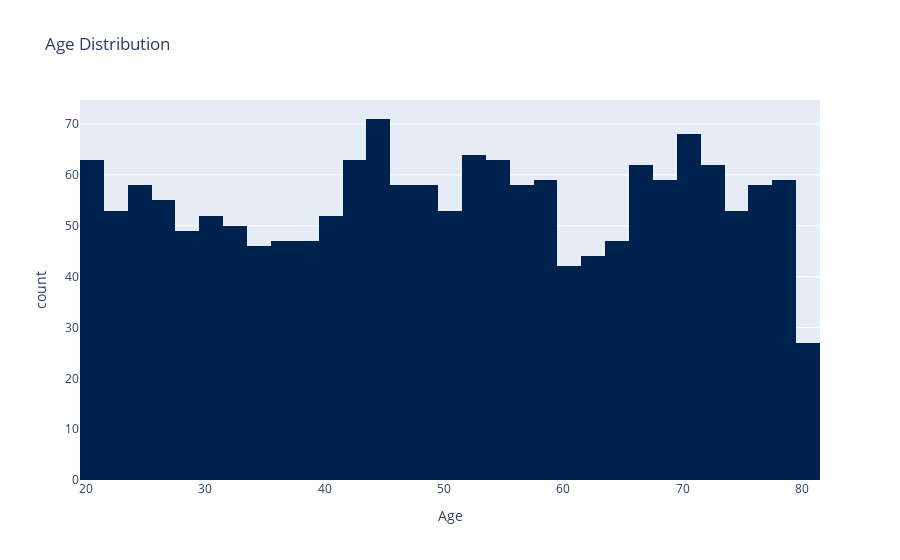
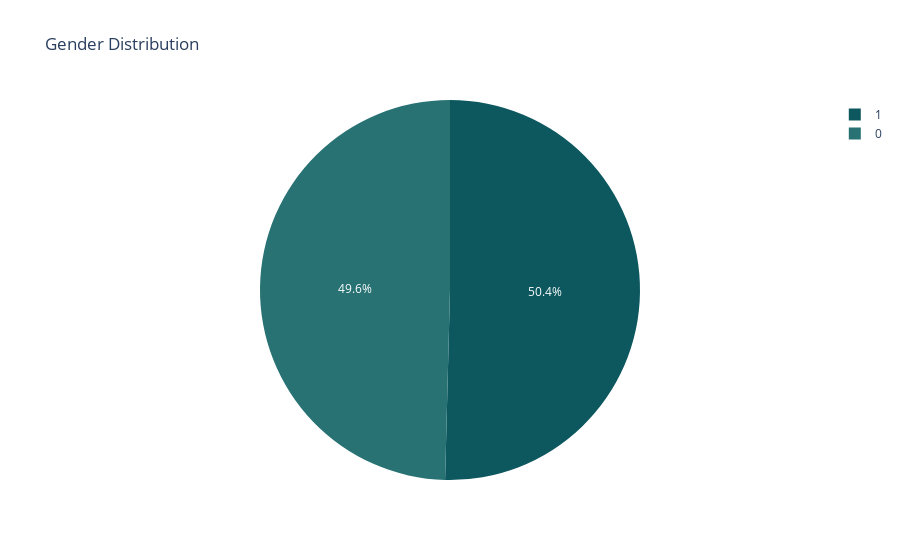
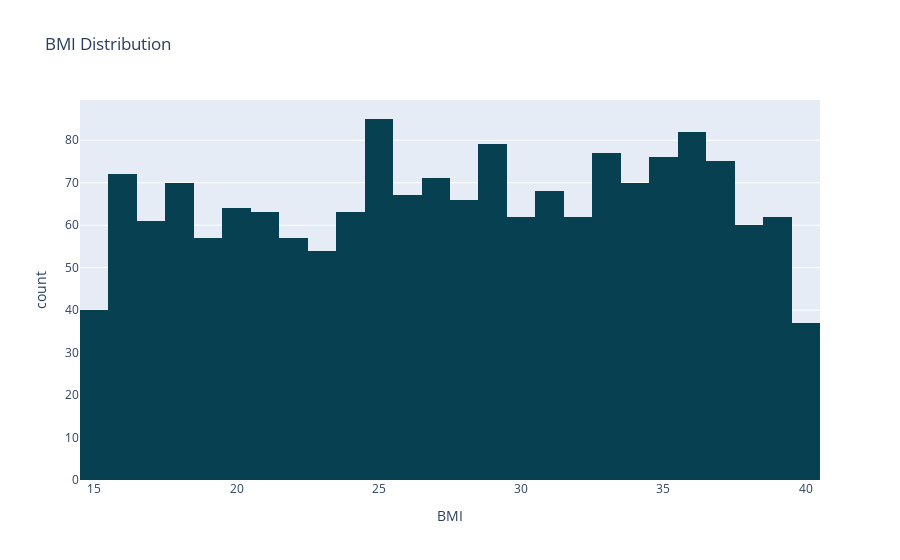
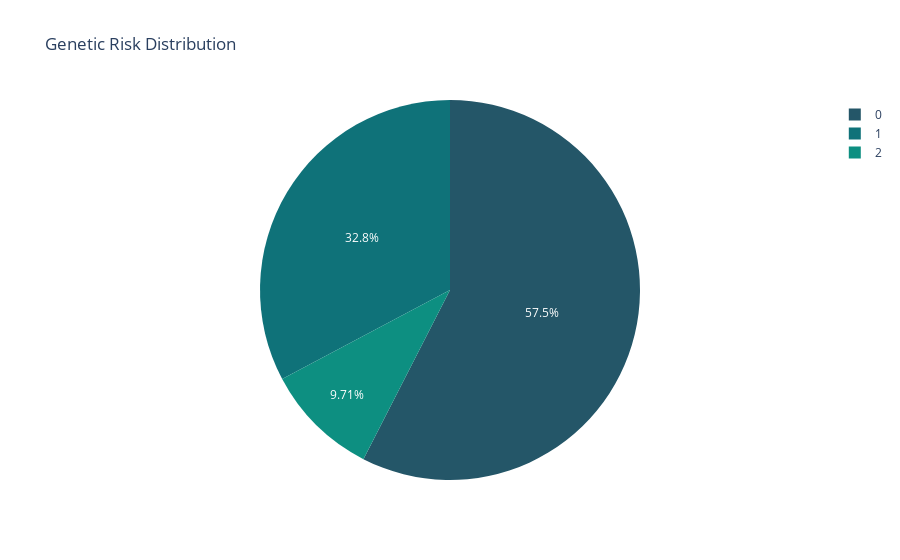

Notebook source saved alongside these figures, in order:
### Code cell
# Importing necessary libraries for data manipulation and visualization
import pandas as pd
import numpy as np
import matplotlib.pyplot as plt
import seaborn as sns
import plotly.express as px

# Libraries for machine learning
from sklearn.model_selection import train_test_split
from sklearn.preprocessing import StandardScaler, PolynomialFeatures
from sklearn.metrics import accuracy_score, classification_report, confusion_matrix

# Models
from sklearn.ensemble import GradientBoostingClassifier, RandomForestClassifier, AdaBoostClassifier, ExtraTreesClassifier, StackingClassifier
from sklearn.svm import SVC
from sklearn.neighbors import KNeighborsClassifier
from sklearn.neural_network import MLPClassifier
from catboost import CatBoostClassifier
from xgboost import XGBClassifier
from lightgbm import LGBMClassifier
from sklearn.linear_model import LogisticRegression
from sklearn.tree import DecisionTreeClassifier

# SMOTE for class imbalance handling
from imblearn.over_sampling import SMOTE

# Suppressing warnings
import warnings
warnings.filterwarnings('ignore')

# Pandas display settings
pd.set_option('display.max_columns', None)
pd.set_option('display.width', None)
pd.set_option('display.float_format', lambda x: f'{x:.3f}')
pd.set_option('display.expand_frame_repr', False)

# Load the liver disease dataset
data = pd.read_csv("Liver_disease_data.csv")

# Display the first few rows of the dataset
data.head()

# Dataset overview
print(f"Dataset Dimensions: {data.shape}")
data.info()

# Descriptive statistics of the dataset
data.describe()

# Checking for missing values
print("Missing Values:")
print(data.isnull().sum())

# Fill missing values with median (or use a different strategy)
data.fillna(data.median(), inplace=True)

# Data visualization
# Age distribution
px.histogram(data, x="Age", title="Age Distribution", color_discrete_sequence=px.colors.sequential.Cividis).show()

# Gender distribution
px.pie(data, names="Gender", title="Gender Distribution", color_discrete_sequence=px.colors.sequential.Mint_r).show()

# BMI distribution
px.histogram(data, x="BMI", title="BMI Distribution", color_discrete_sequence=px.colors.sequential.Emrld_r).show()

# Alcohol consumption distribution
plt.figure(figsize=(10, 6))
sns.kdeplot(data=data, x='AlcoholConsumption', hue='Diagnosis', fill=True, palette='Set1')
plt.title('Alcohol Consumption Distribution by Diagnosis')
plt.xlabel('Alcohol Consumption Level')
plt.ylabel('Density')
plt.show()


# List of categorical columns for countplots
categorical_columns = ['Gender', 'Smoking', 'Diabetes', 'Hypertension']

# Create countplots for each categorical column with 'Diagnosis' as the hue
for i, col in enumerate(categorical_columns):
    plt.figure(i)
    sns.countplot(data=data, x=col, hue='Diagnosis', palette='Set2')
    plt.title(f'Distribution of {col} by Diagnosis')
    plt.xlabel(col)
    plt.ylabel('Count')
    plt.xticks(ticks=[0, 1], labels=['No', 'Yes'])  # Optional: Adjust x-ticks to meaningful labels
    plt.legend(title='Diagnosis', loc='upper right')
    plt.show()

# Genetic Risk distribution
px.pie(data, names="GeneticRisk", title="Genetic Risk Distribution", color_discrete_sequence=px.colors.sequential.Aggrnyl).show()

# Liver Function Test distribution
px.histogram(data, x="LiverFunctionTest", title="Liver Function Test Distribution", color_discrete_sequence=px.colors.sequential.ice).show()


# Correlation matrix heatmap
corr_matrix = data.corr()
plt.figure(figsize=(10, 10))
sns.heatmap(corr_matrix, annot=True, cmap="coolwarm")
plt.show()

# Splitting data into features (X) and target (y)
X = data.drop("Diagnosis", axis=1)
y = data["Diagnosis"]

# Handling categorical features
X = pd.get_dummies(X, drop_first=True)

# Splitting the dataset into training and testing sets
X_train, X_test, y_train, y_test = train_test_split(X, y, test_size=0.2, random_state=42)

# Scaling the data
scaler = StandardScaler()
X_train_scaled = scaler.fit_transform(X_train)
X_test_scaled = scaler.transform(X_test)

# Data Augmentation using SMOTE to handle class imbalance
smote = SMOTE(random_state=42)
X_train_bal, y_train_bal = smote.fit_resample(X_train_scaled, y_train)

# Feature Engineering: Polynomial Features for capturing interactions between features
poly = PolynomialFeatures(degree=2, include_bias=False)
X_train_bal_poly = poly.fit_transform(X_train_bal)
X_test_poly = poly.transform(X_test_scaled)

# Function to generate synthetic data
def generate_synthetic_data(X, y, n_samples=1000):
    """
    Generate synthetic data using a random sample approach.
    """
    while True:
        # Randomly sample the data
        indices = np.random.choice(range(X.shape[0]), size=n_samples, replace=True)
        X_synthetic = X[indices]
        y_synthetic = y.iloc[indices]
        
        yield X_synthetic, y_synthetic

# Create a generator instance
synthetic_data_generator = generate_synthetic_data(X_train_scaled, y_train)

# Generate synthetic data
X_train_synthetic, y_train_synthetic = next(synthetic_data_generator)

# Append synthetic data to the original training set
X_train_augmented = np.vstack((X_train_scaled, X_train_synthetic))
y_train_augmented = pd.concat([y_train, y_train_synthetic], axis=0)

# Feature Engineering on augmented data
X_train_augmented_poly = poly.fit_transform(X_train_augmented)

# Model initialization
model_dict = {
    "Random Forest": RandomForestClassifier(n_estimators=100, random_state=42),
    "CatBoost": CatBoostClassifier(iterations=100, random_state=42),
    "XGBoost": XGBClassifier(n_estimators=100, random_state=42),
    "LightGBM": LGBMClassifier(n_estimators=100, random_state=42),
    "Gradient Boosting": GradientBoostingClassifier(n_estimators=100, random_state=42),
    "SVM": SVC(kernel="rbf", C=1, random_state=42),
    "KNN": KNeighborsClassifier(n_neighbors=5),
    "Neural Network": MLPClassifier(hidden_layer_sizes=(10, 10), random_state=42),
    "Logistic Regression": LogisticRegression(random_state=42),
    "AdaBoost": AdaBoostClassifier(n_estimators=100, random_state=42),
    "Extra Trees": ExtraTreesClassifier(n_estimators=100, random_state=42),
}

# Stacking model with multiple estimators
stacking_clf = StackingClassifier(
    estimators=[ 
        ('rf', RandomForestClassifier(n_estimators=100, random_state=42)),
        ('gb', GradientBoostingClassifier(n_estimators=100, random_state=42)),
        ('svc', SVC(kernel="rbf", C=1, probability=True, random_state=42)),
    ],
    final_estimator=LogisticRegression()
)

model_dict["Stacking Classifier"] = stacking_clf

# Training the models on the augmented and engineered dataset
for model_name, model_instance in model_dict.items():
    model_instance.fit(X_train_augmented_poly, y_train_augmented)

# Evaluating the models
results = {}
for model_name, model_instance in model_dict.items():
    y_pred = model_instance.predict(X_test_poly)
    results[model_name] = accuracy_score(y_test, y_pred)
    print(f"{model_name} Accuracy: {results[model_name]:.2f}")

    # Detailed classification report for each model
    print(f"\nClassification Report for {model_name}:\n")
    print(classification_report(y_test, y_pred))
    
    # Confusion matrix for each model
    cm = confusion_matrix(y_test, y_pred)
    sns.heatmap(cm, annot=True, fmt='g', cmap='Blues')
    plt.title(f"Confusion Matrix for {model_name}")
    plt.show()

# Find the best model
top_model_name = max(results, key=results.get)
top_model_acc = results[top_model_name]
print(f"Top-performing model: {top_model_name} with accuracy: {top_model_acc:.2f}")

# Plotting model accuracies
model_names = list(results.keys())
accuracies = list(results.values())

# Creating a bar plot for model accuracies
plt.figure(figsize=(12, 6))
sns.barplot(x=model_names, y=accuracies, palette="viridis")
plt.title('Accuracy of Different Machine Learning Models', fontsize=16)
plt.xlabel('Model', fontsize=14)
plt.ylabel('Accuracy', fontsize=14)
plt.xticks(rotation=45)
plt.ylim(0.7, 1)  # Assuming the accuracies are between 0.7 and 1 for better visualization
plt.show()

### Figure 1 — Plotly figure (JSON) as saved in the notebook; plotly's stock layout.template omitted (floating-point values rounded to 4 significant figures; data arrays with more than 128 entries replaced by an {"elided": "..."} marker saying what was removed)
{"data": [{"alignmentgroup": "True", "bingroup": "x", "hovertemplate": "Age=%{x}<br>count=%{y}<extra></extra>", "legendgroup": "", "marker": {"color": "#00224e", "pattern": {"shape": ""}}, "name": "", "offsetgroup": "", "orientation": "v", "showlegend": false, "type": "histogram", "x": {"elided": "1700 int values"}, "xaxis": "x", "yaxis": "y"}], "layout": {"autosize": true, "barmode": "relative", "legend": {"tracegroupgap": 0}, "title": {"text": "Age Distribution"}, "xaxis": {"anchor": "y", "autorange": true, "domain": [0, 1], "range": [19.5, 81.5], "title": {"text": "Age"}, "type": "linear"}, "yaxis": {"anchor": "x", "autorange": true, "domain": [0, 1], "range": [0, 74.74], "title": {"text": "count"}}}}

### Figure 2 — Plotly figure (JSON) as saved in the notebook; plotly's stock layout.template omitted (floating-point values rounded to 4 significant figures; data arrays with more than 128 entries replaced by an {"elided": "..."} marker saying what was removed)
{"data": [{"domain": {"x": [0, 1], "y": [0, 1]}, "hovertemplate": "Gender=%{label}<extra></extra>", "labels": {"elided": "1700 int values"}, "legendgroup": "", "name": "", "showlegend": true, "type": "pie"}], "layout": {"autosize": true, "legend": {"tracegroupgap": 0}, "piecolorway": ["rgb(13, 88, 95)", "rgb(40, 114, 116)", "rgb(68, 140, 138)", "rgb(99, 166, 160)", "rgb(137, 192, 182)", "rgb(180, 217, 204)", "rgb(228, 241, 225)"], "title": {"text": "Gender Distribution"}}}

### Figure 3 — Plotly figure (JSON) as saved in the notebook; plotly's stock layout.template omitted (floating-point values rounded to 4 significant figures; data arrays with more than 128 entries replaced by an {"elided": "..."} marker saying what was removed)
{"data": [{"alignmentgroup": "True", "bingroup": "x", "hovertemplate": "BMI=%{x}<br>count=%{y}<extra></extra>", "legendgroup": "", "marker": {"color": "rgb(7, 64, 80)", "pattern": {"shape": ""}}, "name": "", "offsetgroup": "", "orientation": "v", "showlegend": false, "type": "histogram", "x": {"elided": "1700 float values"}, "xaxis": "x", "yaxis": "y"}], "layout": {"autosize": true, "barmode": "relative", "legend": {"tracegroupgap": 0}, "title": {"text": "BMI Distribution"}, "xaxis": {"anchor": "y", "autorange": true, "domain": [0, 1], "range": [14.5, 40.5], "title": {"text": "BMI"}, "type": "linear"}, "yaxis": {"anchor": "x", "autorange": true, "domain": [0, 1], "range": [0, 89.47], "title": {"text": "count"}}}}

### Figure 4 — Plotly figure (JSON) as saved in the notebook; plotly's stock layout.template omitted (floating-point values rounded to 4 significant figures; data arrays with more than 128 entries replaced by an {"elided": "..."} marker saying what was removed)
{"data": [{"domain": {"x": [0, 1], "y": [0, 1]}, "hovertemplate": "GeneticRisk=%{label}<extra></extra>", "labels": {"elided": "1700 int values"}, "legendgroup": "", "name": "", "showlegend": true, "type": "pie"}], "layout": {"autosize": true, "legend": {"tracegroupgap": 0}, "piecolorway": ["rgb(36, 86, 104)", "rgb(15, 114, 121)", "rgb(13, 143, 129)", "rgb(57, 171, 126)", "rgb(110, 197, 116)", "rgb(169, 220, 103)", "rgb(237, 239, 93)"], "title": {"text": "Genetic Risk Distribution"}}}
